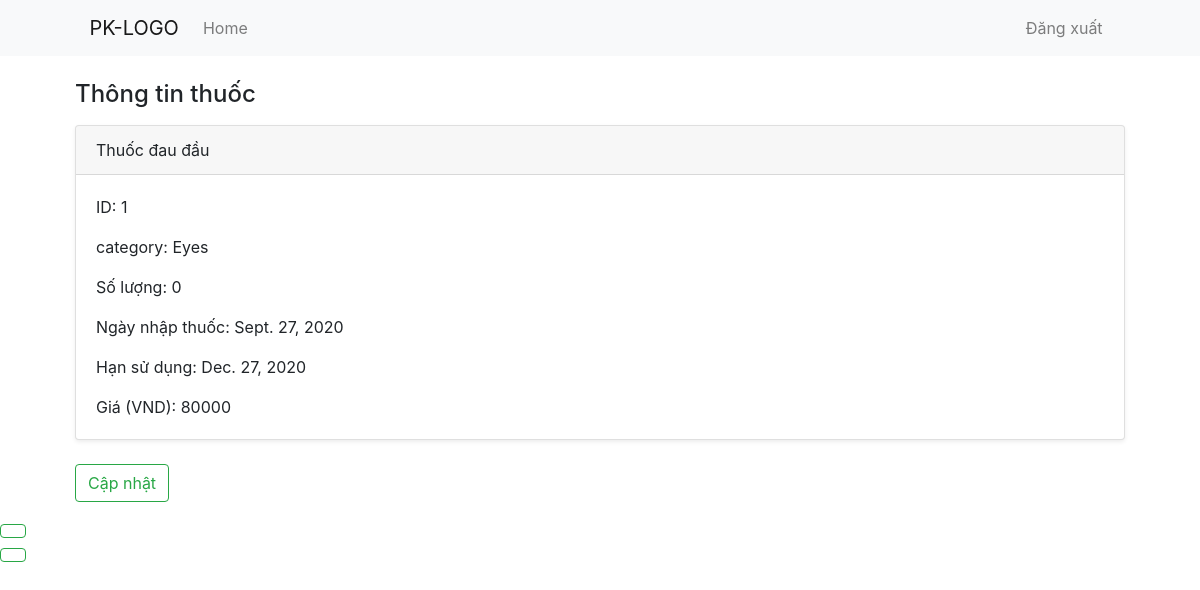
Screenshot of /medicine/1 (signed in) with the database file from the repository.
### phongkham/models.py (models this page shows, shortened)
class Medicine(models.Model):
    name = models.CharField(max_length=MAX_LENGTH)
    category = models.CharField(max_length=MAX_LENGTH)
    quantity = models.PositiveIntegerField()
    date_added = models.DateField()
    expiration = models.DateField()
    price = models.PositiveIntegerField(default = 0)
    def get_name(self):
        return f'{self.name}'

### phongkham/views.py (the view)
# urls.py: path('medicine/<int:id>', views.MedicineDetailView.as_view(), name='medicine-detail'),
class MedicineDetailView(DetailView):
    template_name = 'phongkham/medicine_detail.html'
    def get_object(self):
        id_ = self.kwargs.get("id")
        return get_object_or_404(Medicine,id = id_)

### phongkham/templates/phongkham/medicine_detail.html (shortened to what this page needs)
{% extends 'phongkham/base.html' %}
{% load static %}
{% block content %}
{% if user.staff %}
<div class="mt-2 mb-4">
    <h4 class="mb-3">Thông tin thuốc</h4>
    <div class="card mb-3 shadow-sm">
        <div class="card-header">{{ medicine.get_name }}</div>
        <div class="card-body">
            <p class="card-text">ID: {{ medicine.id }}</p>
            <p class="card-text">category: {{ medicine.category}}</p>
            <p class="card-text">Số lượng: {{ medicine.quantity }}</p>
            <p class="card-text">Ngày nhập thuốc: {{ medicine.date_added }}</p>
            <p class="card-text">Hạn sử dụng: {{ medicine.expiration }}</p>
            <p class="card-text">Giá (VND): {{ medicine.price }}</p>
        </div>
    </div>
</div>
<a href="{% url 'phongkham:medicine-update' medicine.id %}" class="btn btn-outline-success" type="button">
    Cập nhật
{% endif %}
{% endblock %}

### phongkham/templates/phongkham/base.html (shortened to what this page needs)
{% load static %}
<!DOCTYPE html>
<html lang="en">
<head>
    <link rel="stylesheet" href="https://stackpath.bootstrapcdn.com/bootstrap/4.5.0/css/bootstrap.min.css"
>
    <link rel="stylesheet" href="{% static 'phongkham/css/main.css' %}">
</head>
<body>
    <nav class="navbar navbar-expand-lg navbar-light bg-light">
        <div class="container base">
            <a class="navbar-brand" href="#">PK-LOGO</a>
            <div class="collapse navbar-collapse" id="navbarSupportedContent">
                <ul class="navbar-nav mr-auto">
                    <li class="nav-item">
                        <a class="nav-link" href="{% url 'phongkham:home' %}">Home </a>
                    </li>
                </ul>
                <ul class="navbar-nav">
                    {% if not user.is_authenticated %}
                    <li class="nav-item">
                        <a href="{% url 'users:login' %}" class="nav-link">Đăng nhập</a>
                        <a href="{% url 'phongkham:create-account' %}" class="nav-link">Đăng kí</a>
                    </li>
                    {% else %}
                    <li class="nav-item">
                        <a href="{% url 'users:logout' %}" class="nav-link">Đăng xuất</a>
                    </li>
                    {% endif %}
                </ul>
            </div>
        </div>
    </nav>
    <main role="main">
        <div class="container base pt-3 pb-3">
            {% block content %}{% endblock %}
        </div>
    </main>
</body>
</html>

### phongkham/static/phongkham/css/main.css (style rules this page uses)
:root { --main-active-color: #0366d6; }
.container.base { width: 100%; }
@media only screen and (min-width: 993px) { .container.base { width: 90%; } }

### rows the page displays
Medicine: get_name "Thuốc đau đầu", id "1", category "Eyes", quantity "0", date_added "Sept. 27, 2020", expiration "Dec. 27, 2020", price "80000"
